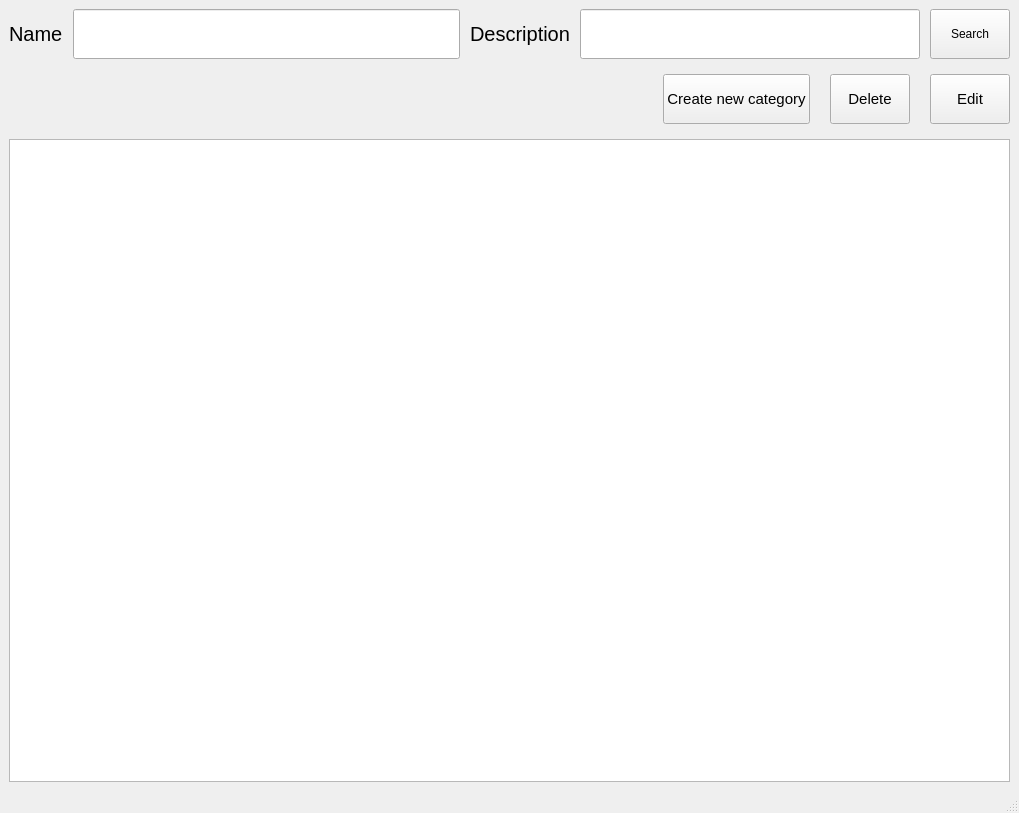
<?xml version="1.0" encoding="UTF-8"?>
<ui version="4.0">
 <class>categories_manager</class>
 <widget class="QMainWindow" name="categories_manager">
  <property name="geometry">
   <rect>
    <x>0</x>
    <y>0</y>
    <width>1019</width>
    <height>813</height>
   </rect>
  </property>
  <property name="windowTitle">
   <string>MainWindow</string>
  </property>
  <widget class="QWidget" name="centralwidget">
   <layout class="QVBoxLayout" name="verticalLayout_2">
    <item>
     <layout class="QVBoxLayout" name="verticalLayout">
      <property name="spacing">
       <number>15</number>
      </property>
      <item>
       <layout class="QHBoxLayout" name="search_horizontal_layout">
        <property name="spacing">
         <number>10</number>
        </property>
        <property name="topMargin">
         <number>0</number>
        </property>
        <property name="bottomMargin">
         <number>0</number>
        </property>
        <item>
         <layout class="QHBoxLayout" name="horizontalLayout">
          <item>
           <widget class="QLabel" name="name_label">
            <property name="font">
             <font>
              <pointsize>15</pointsize>
             </font>
            </property>
            <property name="text">
             <string>Name</string>
            </property>
           </widget>
          </item>
          <item>
           <widget class="QLineEdit" name="name_line_edit">
            <property name="sizePolicy">
             <sizepolicy hsizetype="Expanding" vsizetype="Preferred">
              <horstretch>0</horstretch>
              <verstretch>0</verstretch>
             </sizepolicy>
            </property>
            <property name="minimumSize">
             <size>
              <width>0</width>
              <height>50</height>
             </size>
            </property>
            <property name="maximumSize">
             <size>
              <width>16777215</width>
              <height>50</height>
             </size>
            </property>
           </widget>
          </item>
         </layout>
        </item>
        <item>
         <layout class="QHBoxLayout" name="horizontalLayout_2">
          <item>
           <widget class="QLabel" name="description_label">
            <property name="font">
             <font>
              <pointsize>15</pointsize>
             </font>
            </property>
            <property name="text">
             <string>Description</string>
            </property>
           </widget>
          </item>
          <item>
           <widget class="QLineEdit" name="description_line_edit">
            <property name="sizePolicy">
             <sizepolicy hsizetype="Expanding" vsizetype="Preferred">
              <horstretch>0</horstretch>
              <verstretch>0</verstretch>
             </sizepolicy>
            </property>
            <property name="minimumSize">
             <size>
              <width>0</width>
              <height>50</height>
             </size>
            </property>
            <property name="maximumSize">
             <size>
              <width>16777215</width>
              <height>50</height>
             </size>
            </property>
           </widget>
          </item>
         </layout>
        </item>
        <item>
         <widget class="QPushButton" name="search_btn">
          <property name="sizePolicy">
           <sizepolicy hsizetype="Minimum" vsizetype="Preferred">
            <horstretch>0</horstretch>
            <verstretch>0</verstretch>
           </sizepolicy>
          </property>
          <property name="minimumSize">
           <size>
            <width>0</width>
            <height>50</height>
           </size>
          </property>
          <property name="maximumSize">
           <size>
            <width>16777215</width>
            <height>50</height>
           </size>
          </property>
          <property name="text">
           <string>Search</string>
          </property>
         </widget>
        </item>
       </layout>
      </item>
      <item>
       <layout class="QHBoxLayout" name="horizontalLayout_4">
        <property name="spacing">
         <number>20</number>
        </property>
        <item>
         <spacer name="horizontalSpacer">
          <property name="orientation">
           <enum>Qt::Horizontal</enum>
          </property>
          <property name="sizeHint" stdset="0">
           <size>
            <width>40</width>
            <height>20</height>
           </size>
          </property>
         </spacer>
        </item>
        <item>
         <widget class="QPushButton" name="create_btn">
          <property name="sizePolicy">
           <sizepolicy hsizetype="Minimum" vsizetype="Preferred">
            <horstretch>0</horstretch>
            <verstretch>0</verstretch>
           </sizepolicy>
          </property>
          <property name="maximumSize">
           <size>
            <width>165</width>
            <height>50</height>
           </size>
          </property>
          <property name="font">
           <font>
            <pointsize>11</pointsize>
           </font>
          </property>
          <property name="text">
           <string>Create new category</string>
          </property>
         </widget>
        </item>
        <item>
         <widget class="QPushButton" name="delete_btn">
          <property name="sizePolicy">
           <sizepolicy hsizetype="Minimum" vsizetype="Preferred">
            <horstretch>0</horstretch>
            <verstretch>0</verstretch>
           </sizepolicy>
          </property>
          <property name="minimumSize">
           <size>
            <width>0</width>
            <height>50</height>
           </size>
          </property>
          <property name="maximumSize">
           <size>
            <width>150</width>
            <height>50</height>
           </size>
          </property>
          <property name="font">
           <font>
            <pointsize>11</pointsize>
           </font>
          </property>
          <property name="text">
           <string>Delete</string>
          </property>
         </widget>
        </item>
        <item>
         <widget class="QPushButton" name="edit_btn">
          <property name="sizePolicy">
           <sizepolicy hsizetype="Minimum" vsizetype="Preferred">
            <horstretch>0</horstretch>
            <verstretch>0</verstretch>
           </sizepolicy>
          </property>
          <property name="maximumSize">
           <size>
            <width>150</width>
            <height>50</height>
           </size>
          </property>
          <property name="font">
           <font>
            <pointsize>11</pointsize>
           </font>
          </property>
          <property name="text">
           <string>Edit</string>
          </property>
         </widget>
        </item>
       </layout>
      </item>
      <item>
       <widget class="QTableView" name="category_table_view">
        <property name="sizePolicy">
         <sizepolicy hsizetype="Expanding" vsizetype="Expanding">
          <horstretch>0</horstretch>
          <verstretch>0</verstretch>
         </sizepolicy>
        </property>
       </widget>
      </item>
     </layout>
    </item>
   </layout>
  </widget>
  <widget class="QMenuBar" name="menubar">
   <property name="geometry">
    <rect>
     <x>0</x>
     <y>0</y>
     <width>1019</width>
     <height>20</height>
    </rect>
   </property>
  </widget>
  <widget class="QStatusBar" name="statusbar"/>
 </widget>
 <resources/>
 <connections/>
</ui>
